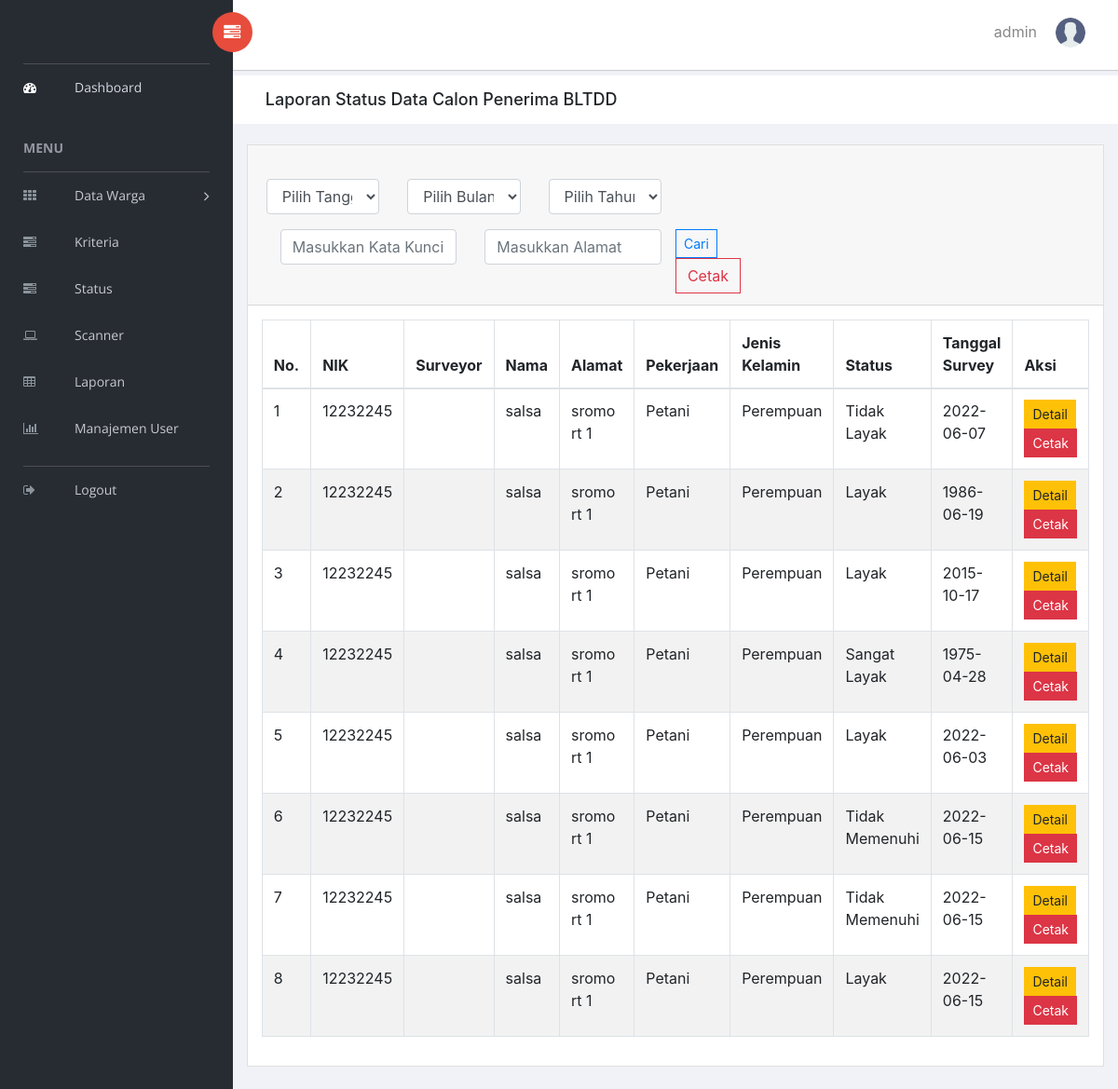
The page /a-laporan.php?cari=salsa (signed in) on the database its author committed.
### tables this page shows
CREATE TABLE `survey` (
  `id_survey` int(11) NOT NULL,
  `nik` int(50) NOT NULL,
  `id_user` int(11) DEFAULT NULL,
  `id_status` int(11) DEFAULT NULL,
  `tglSurvey` date NOT NULL,
  `status` varchar(256) DEFAULT NULL
);

CREATE TABLE `warga` (
  `nik` int(50) NOT NULL,
  `nama` varchar(255) NOT NULL,
  `alamat` text NOT NULL,
  `tempat` varchar(50) NOT NULL,
  `tgl_lahir` date NOT NULL,
  `pekerjaan` varchar(50) NOT NULL,
  `jenisKelamin` enum('Laki-Laki','Perempuan','','') NOT NULL,
  `ket` varchar(50) DEFAULT NULL
);

### a-laporan.php (the view, shortened to what this page needs)
<!doctype html>
<html class="no-js" lang="en">
<?php include 'header.php'; ?>
<body>
    <?php include 'sidebar.php'; ?>
    <div id="right-panel" class="right-panel">
        <?php include 'sidebar2.php'; ?>
        <div class="breadcrumbs">
            <div class="col-sm-auto">
                <div class="page-header float-left">
                    <div class="page-title">
                        <h1>Laporan Status Data Calon Penerima BLTDD</h1>
                    </div>
                </div>
            </div>
        </div>
        <div class="content mt-3">
            <div class="animated fadeIn">
                <div class="row">
                    <div class="col-md-12">
                        <div class="card">
                            <div class="card-header">
                                <form action="a-laporan.php" class="mt-4">
                                    <div class="row form-group">
                                        <div class="col-12 col-md-2">
                                            <select name="tgl" class="form-control">
                                                <option value="">Pilih Tanggal</option>
                                            </select>
                                        </div>
                                        <div class="col-12 col-md-2">
                                            <select name="bulan" class="form-control">
                                                <option value="">Pilih Bulan</option>
                                            </select>
                                        </div>
                                        <div class="col-12 col-md-2">
                                            <select name="tahun" class="form-control">
                                                <option value="">Pilih Tahun</option>
                                            </select>
                                        </div>
                                    </div>
                                    <div class="col-12 col-md-3">
                                        <input type="text" name="cari" placeholder="Masukkan Kata Kunci" class="form-control">
                                    </div>
                                    <div class="col-12 col-md-3">
                                        <input type="text" name="carirtw" placeholder="Masukkan Alamat" class="form-control">
                                    </div>
                                    <input class="btn btn-outline-primary btn-sm" type="submit" value="Cari">
                                </form>
                                <?php
                                if (isset($_GET['cari'])) { ?>
                                    <a href="cetak laporan/p-cetak_tahun.php?tgl=<?php echo $_GET['tgl']; ?>&&bulan=<?php echo $_GET['bulan']; ?>&&tahun=<?php echo $_GET['tahun']; ?>&&cari=<?php echo $_GET['cari']; ?>&&carirtw=<?php echo $_GET['carirtw']; ?>" class="btn btn-outline-danger">Cetak</a>
                                <?php }
                                ?>
                            </div>
                            <div class="card-body">
                                <table id="bootstrap-data-table-export" class="table table-striped table-bordered">
                                    <thead>
                                        <tr>
                                            <th>No.</th>
                                            <th>NIK</th>
                                            <th>Surveyor</th>
                                            <th>Nama</th>
                                            <th>Alamat</th>
                                            <th>Pekerjaan</th>
                                            <th>Jenis Kelamin</th>
                                            <th>Status</th>
                                            <th>Tanggal Survey</th>
                                            <th>Aksi</th>
                                        </tr>
                                    </thead>
                                    <tbody>
                                        <tr>
                                            <?php
                                            include "config.php";
                                            if (isset($_GET['cari'])) {
                                                $cari = ($_GET['cari']);
                                                $q = "";
                                                if ($_GET['tahun'] != '' && $_GET['bulan'] != '' && $_GET['tgl'] != '') {
                                                    $carirtw = ($_GET['carirtw']);
                                                    $tahun = $_GET['tahun'];
                                                    $bulan = $_GET['bulan'];
                                                    $tgl = $_GET['tgl'];
                                                    $q = "where (warga.alamat LIKE '%" . $carirtw . "%' AND warga.nama like '%" . $cari . "%' AND (YEAR(tglSurvey) = '$tahun' AND MONTH(tglSurvey)='$bulan' AND DAY(tglSurvey) = '$tgl' ))
                                                    OR (warga.alamat LIKE '%" . $carirtw . "%' AND warga.nik LIKE '%" . $cari . "%' AND (YEAR(tglSurvey) = '$tahun' AND MONTH(tglSurvey)='$bulan' AND DAY(tglSurvey) = '$tgl' ) )
                                                    OR (warga.alamat LIKE '%" . $carirtw . "%' AND warga.jenisKelamin LIKE '%" . $cari . "%' AND (YEAR(tglSurvey) = '$tahun' AND MONTH(tglSurvey)='$bulan' AND DAY(tglSurvey) = '$tgl' ))
                                                    OR (warga.alamat LIKE '%" . $carirtw . "%' AND warga.pekerjaan LIKE '%" . $cari . "%' AND (YEAR(tglSurvey) = '$tahun' AND MONTH(tglSurvey)='$bulan' AND DAY(tglSurvey) = '$tgl'))
                                                    OR (warga.alamat LIKE '%" . $carirtw . "%' AND survey.status LIKE '%" . $cari . "%' AND (YEAR(tglSurvey) = '$tahun' AND MONTH(tglSurvey)='$bulan' AND DAY(tglSurvey) = '$tgl' ))
                                                    OR (warga.alamat LIKE '%" . $carirtw . "%' AND survey.tglSurvey LIKE '%" . $cari . "%' AND (YEAR(tglSurvey) = '$tahun' AND MONTH(tglSurvey)='$bulan' AND DAY(tglSurvey) = '$tgl'))
                                                    ";
                                                } else if ($_GET['cari'] != '' || $_GET['carirtw'] != '' && $_GET['tahun'] == '' && $_GET['bulan'] == '' && $_GET['tgl'] == '') {
                                                    $carirtw = ($_GET['carirtw']);
                                                    $q = "where (warga.alamat LIKE '%" . $carirtw . "%' AND warga.nama like '%" . $cari . "%')
                                                    OR (warga.alamat LIKE '%" . $carirtw . "%' AND warga.nik LIKE '%" . $cari . "%' )
                                                    OR (warga.alamat LIKE '%" . $carirtw . "%' AND warga.jenisKelamin LIKE '%" . $cari . "%' )
                                                    OR (warga.alamat LIKE '%" . $carirtw . "%' AND warga.pekerjaan LIKE '%" . $cari . "%' )
                                                    OR (warga.alamat LIKE '%" . $carirtw . "%' AND survey.status LIKE '%" . $cari . "%')
                                                    OR (warga.alamat LIKE '%" . $carirtw . "%' AND survey.tglSurvey LIKE '%" . $cari . "%')
                                                    ";
                                                }
                                                $sql = "SELECT * FROM survey INNER JOIN warga ON survey.nik = warga.nik " . $q;
                                                $query_mysqli = mysqli_query($koneksi, $sql) or die(mysqli_error($koneksi));
                                            } else {
                                                $query_mysqli = mysqli_query($koneksi, "SELECT * FROM survey INNER JOIN warga ON survey.nik = warga.nik INNER JOIN user ON survey.id_user = user.id_user ORDER BY id_survey DESC") or die(mysqli_error($koneksi));
                                            }
                                            $nomor = 1;
                                            if ($query_mysqli) {
                                                while ($data = mysqli_fetch_array($query_mysqli)) {
                                            ?>
                                        <tr>
                                            <td><?php echo $nomor++; ?></td>
                                            <td><?php echo $data['nik']; ?></td>
                                            <td><?php echo $data['username']; ?></td>
                                            <td><?php echo $data['nama']; ?></td>
                                            <td><?php echo $data['alamat']; ?></td>
                                            <td><?php echo $data['pekerjaan']; ?></td>
                                            <td><?php echo $data['jenisKelamin']; ?></td>
                                            <td><?php echo $data['status']; ?></td>
                                            <td><?php echo $data['tglSurvey']; ?></td>
                                            <td><a class="btn btn-sm btn-warning" href="a-detail.php?nik=<?php echo $data['nik']; ?>&id_survey=<?= $data['id_survey'] ?>">Detail</a>
                                                <a class="btn btn-danger btn-sm" href="a-cetak_detail.php?nik=<?php echo $data['nik']; ?>&id_survey=<?= $data['id_survey'] ?>">Cetak</a>
                                            </td>
                                        </tr>
                                <?php }
                                            } ?>
                                </tr>
                                    </tbody>
                                </table>
                            </div>
                        </div>
                    </div>
                </div>
            </div>
</body>
</html>

### rows shown on the page
survey: nik.nik "12232245", nik.nama "salsa", nik.alamat "sromo rt 1", nik.pekerjaan "Petani", nik.jenisKelamin "Perempuan", status "Tidak Layak", tglSurvey "2022-06-07"
survey: nik.nik "12232245", nik.nama "salsa", nik.alamat "sromo rt 1", nik.pekerjaan "Petani", nik.jenisKelamin "Perempuan", status "Layak", tglSurvey "1986-06-19"
survey: nik.nik "12232245", nik.nama "salsa", nik.alamat "sromo rt 1", nik.pekerjaan "Petani", nik.jenisKelamin "Perempuan", status "Layak", tglSurvey "2015-10-17"
survey: nik.nik "12232245", nik.nama "salsa", nik.alamat "sromo rt 1", nik.pekerjaan "Petani", nik.jenisKelamin "Perempuan", status "Sangat Layak", tglSurvey "1975-04-28"
survey: nik.nik "12232245", nik.nama "salsa", nik.alamat "sromo rt 1", nik.pekerjaan "Petani", nik.jenisKelamin "Perempuan", status "Layak", tglSurvey "2022-06-03"
survey: nik.nik "12232245", nik.nama "salsa", nik.alamat "sromo rt 1", nik.pekerjaan "Petani", nik.jenisKelamin "Perempuan", status "Tidak Memenuhi", tglSurvey "2022-06-15"
survey: nik.nik "12232245", nik.nama "salsa", nik.alamat "sromo rt 1", nik.pekerjaan "Petani", nik.jenisKelamin "Perempuan", status "Tidak Memenuhi", tglSurvey "2022-06-15"
survey: nik.nik "12232245", nik.nama "salsa", nik.alamat "sromo rt 1", nik.pekerjaan "Petani", nik.jenisKelamin "Perempuan", status "Layak", tglSurvey "2022-06-15"

### other values the page prints
$_SESSION['username'] "admin"
